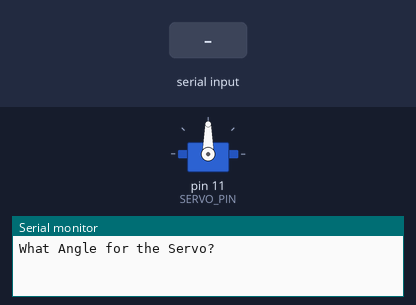
Bench run of a sketch on a simulated Arduino Uno, built with avr-gcc and run on an emulated ATmega328P. On the bench: servo, the last lines printed to the serial monitor. Inputs (shaded band) come from the test bench.

Above: at 1.2 s.
1.3 s: "30,150\n" received over Serial
At 3.2 s:
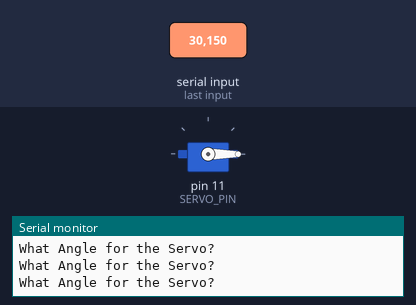
3.8 s: "90,45\n" received over Serial
At 4.4 s:
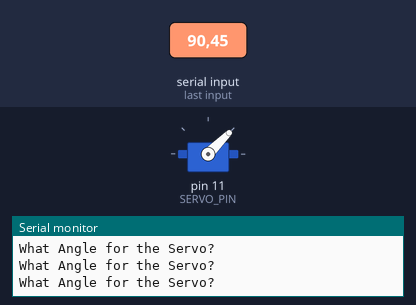
6.3 s: "200\n" received over Serial
At 7.1 s:
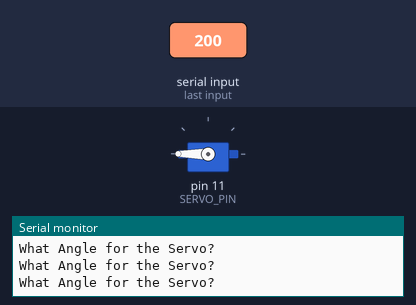
Timing chart, 0 to 9.3 s (numbered marks = the images above; inputs shaded):
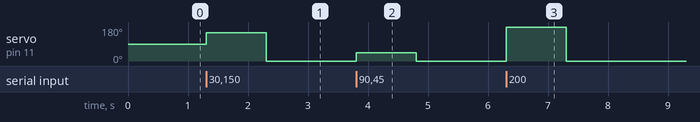

The sketch:

Lesson_30_-_Understanding_and_Using_Servos_in_Projects.ino
```cpp
//We are Learning how to use a servo
//We need to load a library to work with the servo
//Starting Libraries
#include <Servo.h>

//Declaring Variables
int SERVO_PIN = 11;
int SERVO_POSITION;
String MESSAGE = "What Angle for the Servo? ";

//Giving the servo a variable
Servo MY_SERVO;

void setup() {
  //Starting Serial Monitor
  Serial.begin(9600);

  //Starting Servo Pin
  MY_SERVO.attach(SERVO_PIN);
}

void loop() {
  //Printing Message
  Serial.println(MESSAGE);

  //Waiting for user input
  while(Serial.available() == 0){

  }

  //Storing user input in server position variable
  SERVO_POSITION = Serial.parseInt();

  //Turning Required Servo Position from user
  MY_SERVO.write(SERVO_POSITION);
}
```

Measured:
- after the input at 1.3 s, servo on pin 11 (SERVO_PIN): 90° → 150° at once, → 0° 1.0 s later
- after the input at 3.8 s, servo on pin 11 (SERVO_PIN): 0° → 45° at once, → 0° 1.0 s later
- after the input at 6.3 s, servo on pin 11 (SERVO_PIN): 0° → 180° at once, → 0° 1.0 s later
